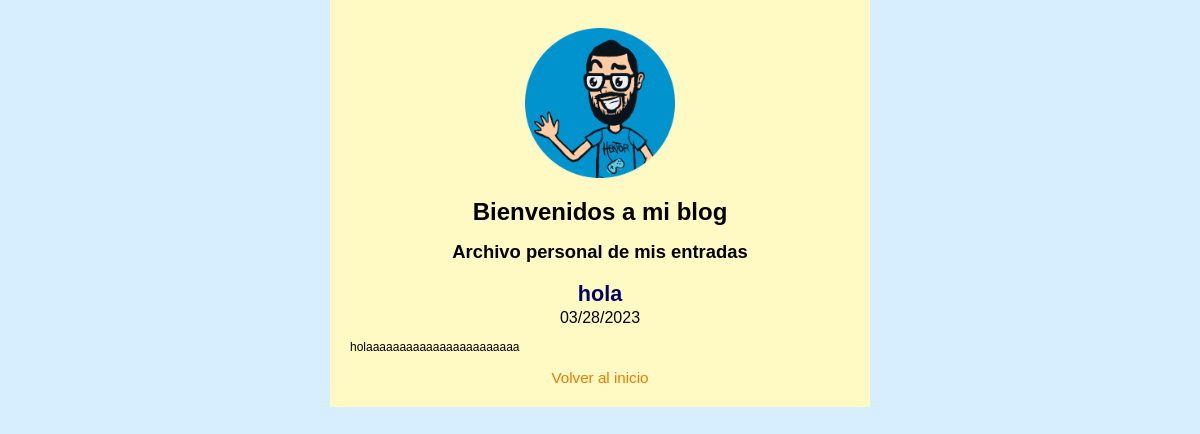
/blog/1, run on an earlier commit of the app's database.
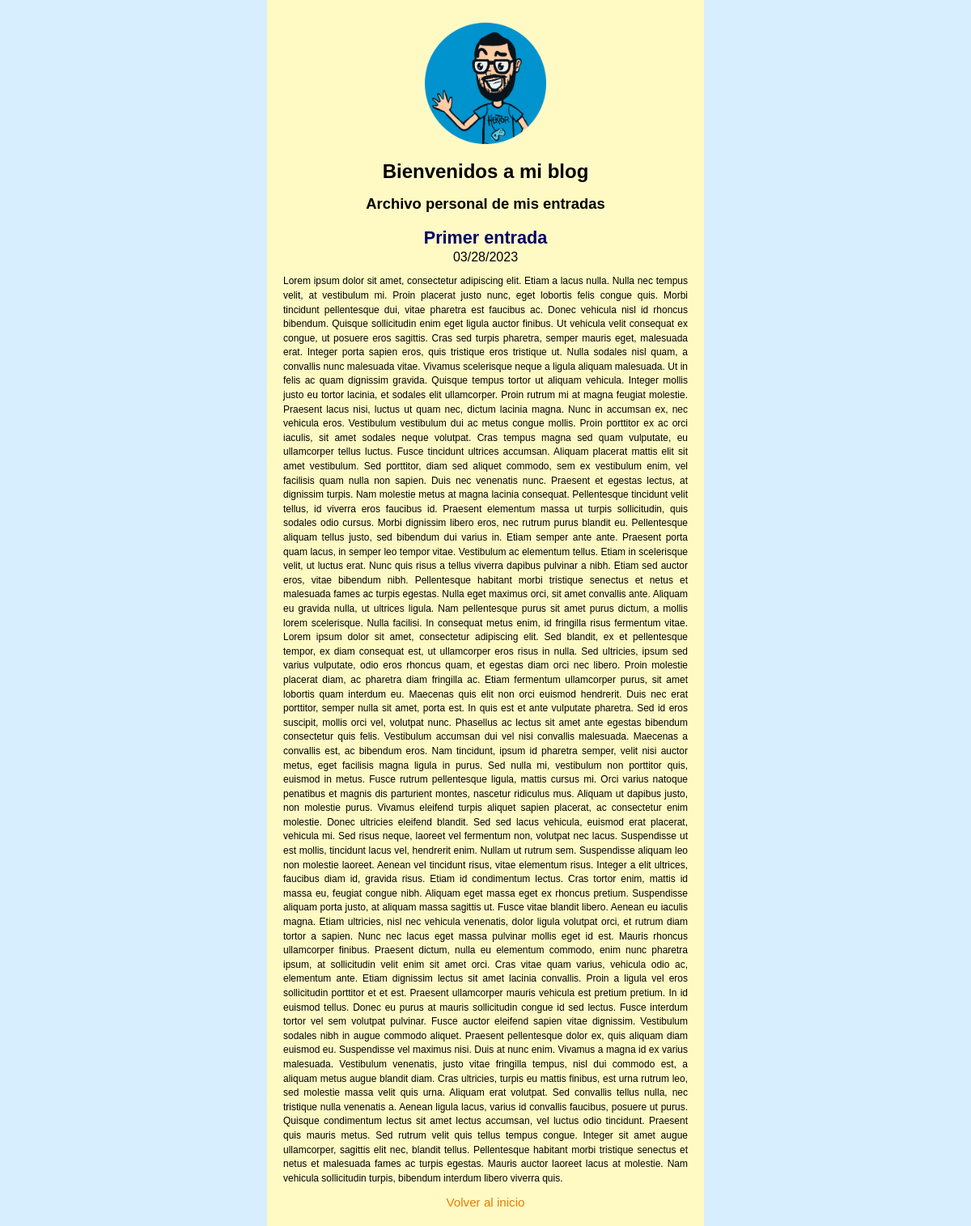
And on a later commit of the database.
### blog/models.py (models this page shows, shortened)
class Post(models.Model):
    title = models.CharField(max_length=200, verbose_name="Título")
    content = models.TextField(verbose_name="Contenido")
    created = models.DateTimeField(auto_now_add=True, verbose_name="Creado")
    modified = models.DateTimeField(auto_now=True, verbose_name="Modificado")
    class Meta:
        verbose_name = "entrada"
        verbose_name_plural = "entradas"

### blog/views.py (the view)
# urls.py: path('blog/<id>', details, name= 'details')
def details(request, id):
    post = Post.objects.get(id= id)
    return render(request, 'blog/details.html', {'post': post})

### blog/templates/blog/details.html (shortened to what this page needs)
{% extends 'blog/layout.html' %}
{% block content %}
    <div>
        <h3>{{ post.title }}</h3>
        <span class="date">{{ post.created|date:"SHORT_DATE_FORMAT" }}</span>
        <p>{{ post.content }}</p>
        <a href="{% url 'home' %}">Volver al inicio</a>
    </div>
{% endblock %}

What changed in the data, as far as the page shows it:
changed Post: title "hola" → "Primer entrada"; content "holaaaaaaaaaaaaaaaaaaaaaaa" → "Lorem ipsum dolor sit amet, consectetur adipiscing elit. Etiam a lacus nulla. Nulla nec tempus velit, at vestibulum mi. Proin placerat justo nunc, eget lobortis felis congue quis. Morbi tincidunt pellentesque dui, vitae pharetra est faucibus ac. Donec vehicula nisl id rhoncus bibendum. Quisque sollicitudin enim eget ligula auctor finibus. Ut vehicula velit consequat ex congue, ut posuere eros sagittis. Cras sed turpis pharetra, semper mauris eget, malesuada erat. Integer porta sapien eros, quis tristique eros tristique ut. Nulla sodales nisl quam, a convallis nunc malesuada vitae. Vivamus scelerisque neque a ligula aliquam malesuada. Ut in felis ac quam dignissim gravida. Quisque tempus…"
